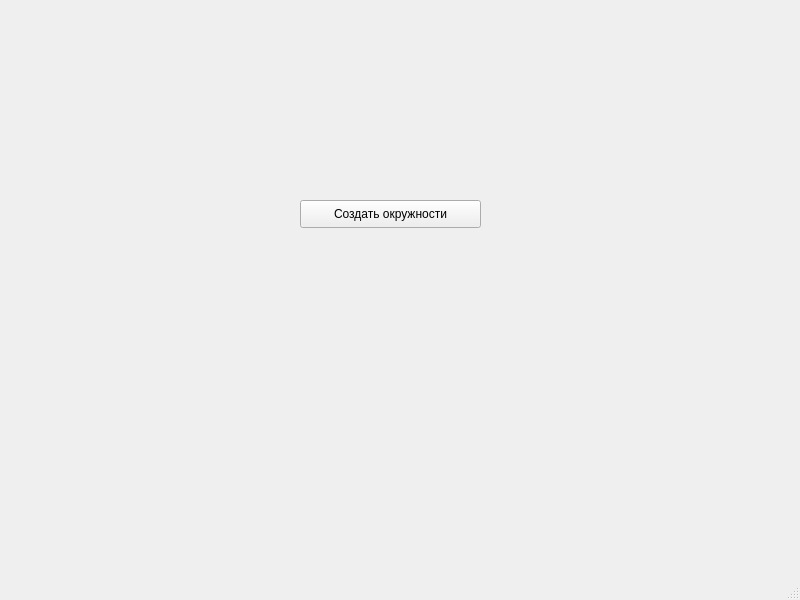
<?xml version="1.0" encoding="UTF-8"?>
<ui version="4.0">
 <class>MainWindow</class>
 <widget class="QMainWindow" name="MainWindow">
  <property name="geometry">
   <rect>
    <x>0</x>
    <y>0</y>
    <width>800</width>
    <height>600</height>
   </rect>
  </property>
  <property name="windowTitle">
   <string>MainWindow</string>
  </property>
  <widget class="QWidget" name="centralwidget">
   <widget class="QPushButton" name="pb_create_circle">
    <property name="geometry">
     <rect>
      <x>300</x>
      <y>200</y>
      <width>181</width>
      <height>28</height>
     </rect>
    </property>
    <property name="text">
     <string>Создать окружности</string>
    </property>
   </widget>
  </widget>
  <widget class="QStatusBar" name="statusbar"/>
 </widget>
 <resources/>
 <connections/>
</ui>
